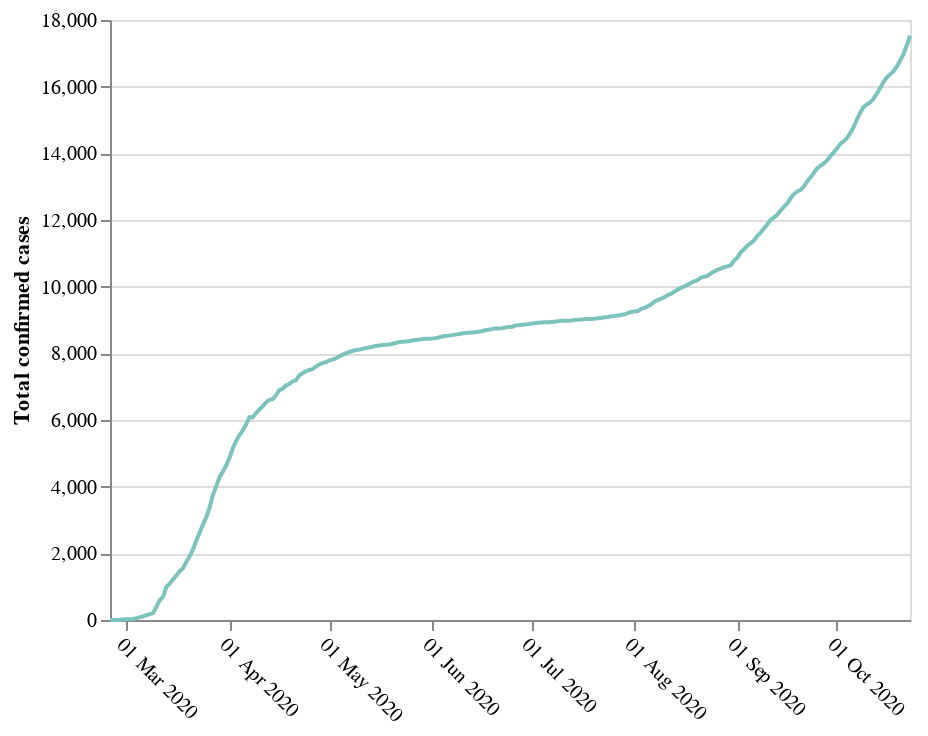

The code cell stored with this chart in its notebook:
### Code cell
line = base.mark_line(color='rgba(124,194,189,1)').encode(
    y=alt.Y('value:Q', axis=alt.Axis(title='Total confirmed cases')),
    x=alt.X('date:T', axis=alt.Axis(title='', format="%d %b %Y", labelAngle=45, grid=False)),
    tooltip =[alt.Tooltip('variable:O', title='Dato'), alt.Tooltip('value:Q', title='Antall')],
)

fig = line
fig

### Figure 1 — Vega-Lite specification as saved in the notebook (floating-point values rounded to 4 significant figures; data arrays with more than 128 entries replaced by an {"elided": "..."} marker saying what was removed)
{"config": {"view": {"continuousWidth": 400, "continuousHeight": 300}}, "data": {"name": "data-98ead2a8eafe7a96e92c5d66e1764c66"}, "mark": {"type": "line", "color": "rgba(124,194,189,1)"}, "encoding": {"tooltip": [{"type": "ordinal", "field": "variable", "title": "Dato"}, {"type": "quantitative", "field": "value", "title": "Antall"}], "x": {"type": "temporal", "axis": {"format": "%d %b %Y", "grid": false, "labelAngle": 45, "title": ""}, "field": "date"}, "y": {"type": "quantitative", "axis": {"title": "Total confirmed cases"}, "field": "value"}}, "$schema": "https://vega.github.io/schema/vega-lite/v4.8.1.json", "datasets": {"data-98ead2a8eafe7a96e92c5d66e1764c66": {"elided": "242 records"}}}
